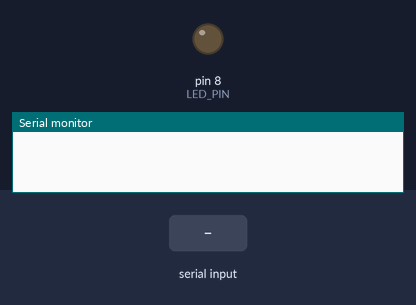
Recording of a sketch running on a simulated Arduino Uno, built with avr-gcc and run on an emulated ATmega328P. On the bench: output pins drawn as LEDs (lit = HIGH), the last lines printed to the serial monitor. The test bench sets the inputs (shaded band).

Above: at 1.2 s.
1.3 s: "on\n" received over Serial
At 2.3 s:
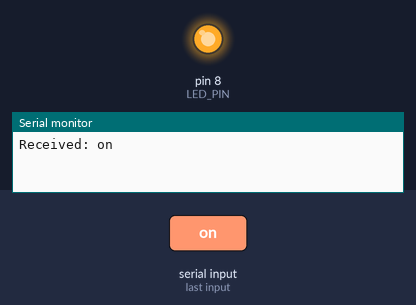
2.8 s: "off\n" received over Serial
At 3.5 s:
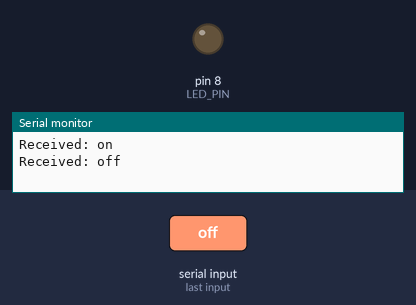
Timing chart, 0 to 5.8 s (numbered marks = the images above; inputs shaded):
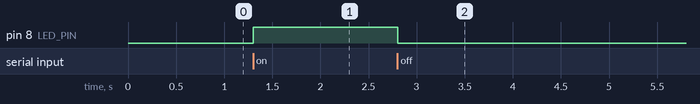

The sketch:

sketch_receive_from_android.ino
```cpp
#define DEBUG

const int LED_PIN = 8;
String serialData = "";
boolean isSerialDataReceived = false;

void setup() {
  Serial.begin(9600);
  pinMode(LED_PIN, OUTPUT);
}


void loop() {
  while (Serial.available()) {
    char character = Serial.read();
    if (character == '\n' || character == '\r') {
      isSerialDataReceived = true;
    } else {
      serialData.concat(character);
    }
  }

  if (isSerialDataReceived) {
    if (serialData.length() > 0) {
      #ifdef DEBUG
        Serial.print("Received: ");
        Serial.println(serialData);
      #endif

      //**** Ваша логика ****//
      if (serialData == "on") {
        digitalWrite(LED_PIN, HIGH);
      }
      if (serialData == "off") {
        digitalWrite(LED_PIN, LOW);
      }
      //**** Достаточно логики :) ****//

    }

    isSerialDataReceived = false;
    serialData = "";
  }


}
```

Measured:
- after the input at 1.3 s, pin 8 (LED_PIN): LOW → HIGH at once
- after the input at 2.8 s, pin 8 (LED_PIN): HIGH → LOW at once
